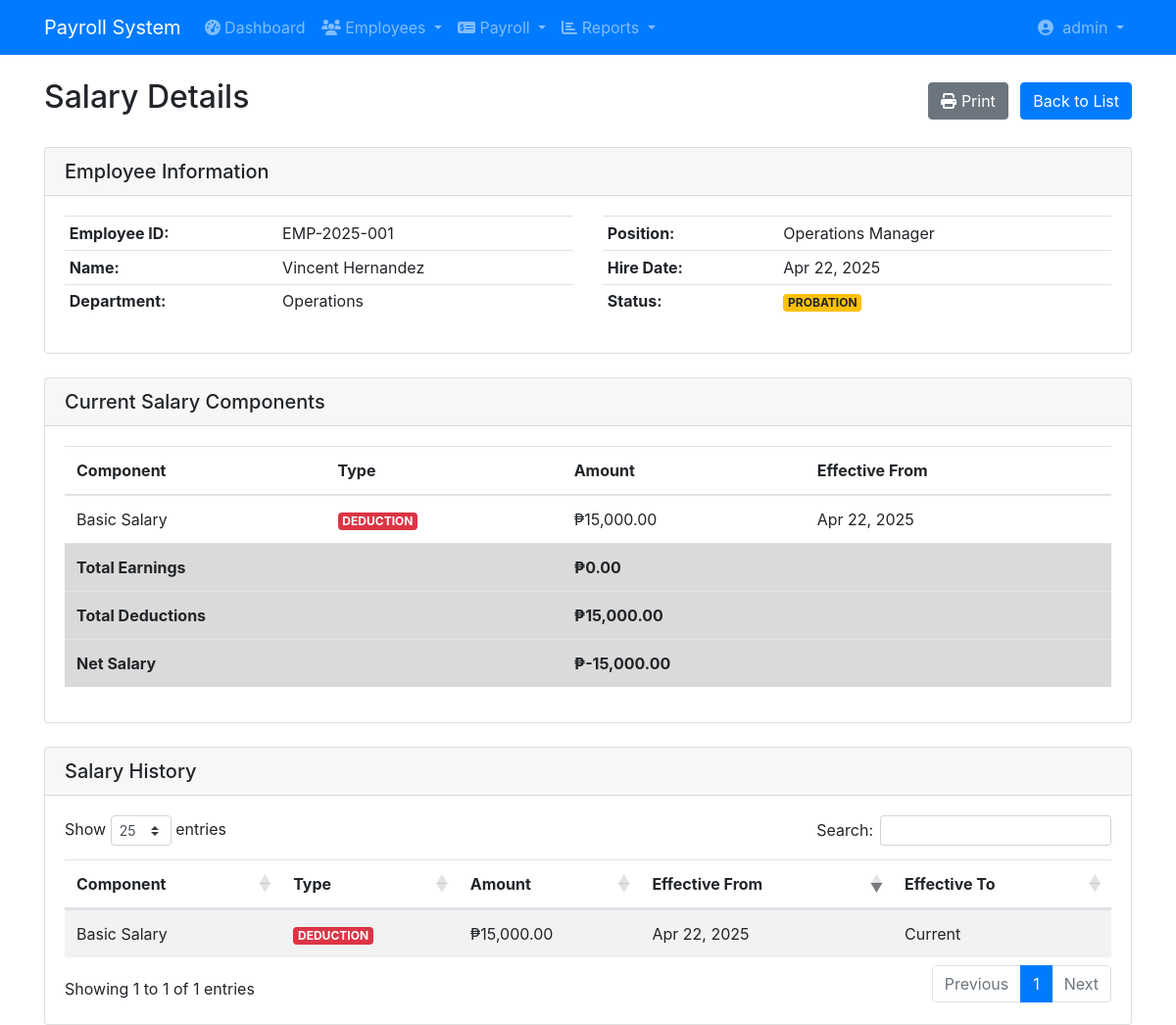
Page /payroll/view_salary.php?id=EMP-2025-001 (signed in) on the committed database.
### tables this page shows
CREATE TABLE `users` (
  `user_id` int(11) NOT NULL,
  `username` varchar(50) NOT NULL,
  `password` varchar(255) NOT NULL,
  `email` varchar(100) NOT NULL,
  `first_name` varchar(50) NOT NULL,
  `last_name` varchar(50) NOT NULL,
  `role` enum('admin','manager','hr','accountant','employee') NOT NULL,
  `status` enum('active','inactive','suspended') NOT NULL DEFAULT 'active',
  `last_login` datetime DEFAULT NULL,
  `password_reset_token` varchar(100) DEFAULT NULL,
  `password_reset_expires` datetime DEFAULT NULL,
  `created_at` timestamp NOT NULL DEFAULT current_timestamp(),
  `updated_at` timestamp NOT NULL DEFAULT current_timestamp() ON UPDATE current_timestamp()
);

CREATE TABLE `employees` (
  `employee_id` varchar(20) NOT NULL,
  `first_name` varchar(50) DEFAULT NULL,
  `last_name` varchar(50) DEFAULT NULL,
  `email` varchar(100) DEFAULT NULL,
  `password` varchar(255) NOT NULL,
  `phone` varchar(20) DEFAULT NULL,
  `date_of_birth` date DEFAULT NULL,
  `gender` varchar(10) DEFAULT NULL,
  `nationality` varchar(50) DEFAULT NULL,
  `marital_status` varchar(20) DEFAULT NULL,
  `hire_date` date DEFAULT NULL,
  `employment_status` varchar(20) DEFAULT NULL,
  `department_id` int(11) DEFAULT NULL,
  `position_id` int(11) DEFAULT NULL,
  `manager_id` varchar(20) DEFAULT NULL,
  `last_login` datetime DEFAULT NULL,
  `created_at` timestamp NOT NULL DEFAULT current_timestamp(),
  `updated_at` timestamp NOT NULL DEFAULT current_timestamp()
);

CREATE TABLE `departments` (
  `department_id` int(11) NOT NULL,
  `department_name` varchar(100) DEFAULT NULL,
  `department_head_id` varchar(20) DEFAULT NULL,
  `parent_department_id` int(11) DEFAULT NULL,
  `created_at` timestamp NOT NULL DEFAULT current_timestamp()
);

CREATE TABLE `positions` (
  `position_id` int(11) NOT NULL,
  `position_title` varchar(100) DEFAULT NULL,
  `job_grade` varchar(20) DEFAULT NULL,
  `job_family` varchar(50) DEFAULT NULL,
  `created_at` timestamp NOT NULL DEFAULT current_timestamp()
);

CREATE TABLE `employee_salary` (
  `employee_id` varchar(20) NOT NULL,
  `component_id` int(11) NOT NULL,
  `amount` decimal(10,2) DEFAULT NULL,
  `effective_from` date NOT NULL,
  `effective_to` date DEFAULT NULL
);

CREATE TABLE `salary_components` (
  `component_id` int(11) NOT NULL,
  `component_name` varchar(100) DEFAULT NULL,
  `component_type` varchar(20) DEFAULT NULL,
  `is_taxable` bit(1) DEFAULT NULL
);

### payroll/view_salary.php (the view, shortened to what this page needs)
<?php
require_once('config/database.php');
$employee_id = $_GET['id'];
$emp_query = "SELECT e.*, d.department_name, p.position_title
              FROM employees e
              LEFT JOIN departments d ON e.department_id = d.department_id
              LEFT JOIN positions p ON e.position_id = p.position_id
              WHERE e.employee_id = ?";
$stmt = $conn->prepare($emp_query);
$stmt->bind_param("s", $employee_id);
$stmt->execute();
$employee = $stmt->get_result()->fetch_assoc();
$current_query = "SELECT sc.component_name, sc.component_type, es.amount, es.effective_from
                 FROM employee_salary es
                 JOIN salary_components sc ON es.component_id = sc.component_id
                 WHERE es.employee_id = ?
                 AND (es.effective_to IS NULL OR es.effective_to >= CURDATE())
                 ORDER BY sc.component_type, sc.component_name";
$stmt = $conn->prepare($current_query);
$stmt->bind_param("s", $employee_id);
$stmt->execute();
$current_components = $stmt->get_result();
$total_query = "SELECT
                SUM(CASE WHEN sc.component_type = 'EARNING' THEN es.amount ELSE 0 END) as total_earnings,
                SUM(CASE WHEN sc.component_type = 'DEDUCTION' THEN es.amount ELSE 0 END) as total_deductions
                FROM employee_salary es
                JOIN salary_components sc ON es.component_id = sc.component_id
                WHERE es.employee_id = ?
                AND (es.effective_to IS NULL OR es.effective_to >= CURDATE())";
$stmt = $conn->prepare($total_query);
$stmt->bind_param("s", $employee_id);
$stmt->execute();
$totals = $stmt->get_result()->fetch_assoc();
$history_query = "SELECT sc.component_name, sc.component_type, es.amount,
                        es.effective_from, es.effective_to
                 FROM employee_salary es
                 JOIN salary_components sc ON es.component_id = sc.component_id
                 WHERE es.employee_id = ?
                 ORDER BY es.effective_from DESC, sc.component_type, sc.component_name";
$stmt = $conn->prepare($history_query);
$stmt->bind_param("s", $employee_id);
$stmt->execute();
$salary_history = $stmt->get_result();
?>
<!DOCTYPE html>
<html>
<head>
    <link rel="stylesheet" href="https://stackpath.bootstrapcdn.com/bootstrap/4.5.2/css/bootstrap.min.css">
    <link rel="stylesheet" href="https://cdn.datatables.net/1.10.22/css/dataTables.bootstrap4.min.css">
    <link rel="stylesheet" href="https://cdnjs.cloudflare.com/ajax/libs/font-awesome/5.15.4/css/all.min.css">
</head>
<body>
    <?php include 'includes/navbar.php'; ?>
    <div class="container mt-4">
        <div class="d-flex justify-content-between align-items-center mb-4">
            <h2>Salary Details</h2>
            <div>
                <button onclick="window.print()" class="btn btn-secondary mr-2">
                    <i class="fas fa-print"></i> Print
                </button>
                <a href="index.php" class="btn btn-primary">Back to List</a>
            </div>
        </div>
        <div class="card mb-4">
            <div class="card-header">
                <h5 class="mb-0">Employee Information</h5>
            </div>
            <div class="card-body">
                <div class="row">
                    <div class="col-md-6">
                        <table class="table table-sm">
                            <tr>
                                <th>Employee ID:</th>
                                <td><?php echo $employee['employee_id']; ?></td>
                            </tr>
                            <tr>
                                <th>Name:</th>
                                <td><?php echo $employee['first_name'] . ' ' . $employee['last_name']; ?></td>
                            </tr>
                            <tr>
                                <th>Department:</th>
                                <td><?php echo $employee['department_name']; ?></td>
                            </tr>
                        </table>
                    </div>
                    <div class="col-md-6">
                        <table class="table table-sm">
                            <tr>
                                <th>Position:</th>
                                <td><?php echo $employee['position_title']; ?></td>
                            </tr>
                            <tr>
                                <th>Hire Date:</th>
                                <td><?php echo date('M d, Y', strtotime($employee['hire_date'])); ?></td>
                            </tr>
                            <tr>
                                <th>Status:</th>
                                <td>
                                    <span class="badge badge-<?php echo $employee['employment_status'] == 'ACTIVE' ? 'success' : 'warning'; ?>">
                                        <?php echo $employee['employment_status']; ?>
                                    </span>
                                </td>
                            </tr>
                        </table>
                    </div>
                </div>
            </div>
        </div>
        <div class="card mb-4">
            <div class="card-header">
                <h5 class="mb-0">Current Salary Components</h5>
            </div>
            <div class="card-body">
                <div class="table-responsive">
                    <table class="table">
                        <thead>
                            <tr>
                                <th>Component</th>
                                <th>Type</th>
                                <th>Amount</th>
                                <th>Effective From</th>
                            </tr>
                        </thead>
                        <tbody>
                            <?php while($comp = $current_components->fetch_assoc()): ?>
                            <tr>
                                <td><?php echo $comp['component_name']; ?></td>
                                <td>
                                    <span class="badge badge-<?php
                                        echo $comp['component_type'] == 'EARNING' ? 'success' :
                                            ($comp['component_type'] == 'DEDUCTION' ? 'danger' : 'info');
                                    ?>">
                                        <?php echo $comp['component_type']; ?>
                                    </span>
                                </td>
                                <td>₱<?php echo number_format($comp['amount'], 2); ?></td>
                                <td><?php echo date('M d, Y', strtotime($comp['effective_from'])); ?></td>
                            </tr>
                            <?php endwhile; ?>
                            <tr class="table-active font-weight-bold">
                                <td colspan="2">Total Earnings</td>
                                <td colspan="2">₱<?php echo number_format($totals['total_earnings'], 2); ?></td>
                            </tr>
                            <tr class="table-active font-weight-bold">
                                <td colspan="2">Total Deductions</td>
                                <td colspan="2">₱<?php echo number_format($totals['total_deductions'], 2); ?></td>
                            </tr>
                            <tr class="table-active font-weight-bold">
                                <td colspan="2">Net Salary</td>
                                <td colspan="2">₱<?php echo number_format($totals['total_earnings'] - $totals['total_deductions'], 2); ?></td>
                            </tr>
                        </tbody>
                    </table>
                </div>
            </div>
        </div>
        <div class="card">
            <div class="card-header">
                <h5 class="mb-0">Salary History</h5>
            </div>
            <div class="card-body">
                <div class="table-responsive">
                    <table id="historyTable" class="table table-striped">
                        <thead>
                            <tr>
                                <th>Component</th>
                                <th>Type</th>
                                <th>Amount</th>
                                <th>Effective From</th>
                                <th>Effective To</th>
                            </tr>
                        </thead>
                        <tbody>
                            <?php while($history = $salary_history->fetch_assoc()): ?>
                            <tr>
                                <td><?php echo $history['component_name']; ?></td>
                                <td>
                                    <span class="badge badge-<?php
                                        echo $history['component_type'] == 'EARNING' ? 'success' :
                                            ($history['component_type'] == 'DEDUCTION' ? 'danger' : 'info');
                                    ?>">
                                        <?php echo $history['component_type']; ?>
                                    </span>
                                </td>
                                <td>₱<?php echo number_format($history['amount'], 2); ?></td>
                                <td><?php echo date('M d, Y', strtotime($history['effective_from'])); ?></td>
                                <td>
                                    <?php
                                    echo $history['effective_to']
                                        ? date('M d, Y', strtotime($history['effective_to']))
                                        : 'Current';
                                    ?>
                                </td>
                            </tr>
                            <?php endwhile; ?>
                        </tbody>
                    </table>
                </div>
            </div>
        </div>
    </div>
</body>
</html>

### payroll/includes/navbar.php (shortened to what this page needs)
<?php
$user_id = $_SESSION['user_id'];
$query = "SELECT first_name, last_name, role, username FROM users WHERE user_id = ?";
$stmt = $conn->prepare($query);
$stmt->bind_param('i', $user_id);
$stmt->execute();
$user = $stmt->get_result()->fetch_assoc();
?>
<nav class="navbar navbar-expand-lg navbar-dark bg-primary">
    <div class="container">
        <a class="navbar-brand" href="index.php">
            Payroll System
        </a>
        <div class="collapse navbar-collapse" id="navbarNav">
            <ul class="navbar-nav mr-auto">
                <li class="nav-item">
                    <a class="nav-link" href="index.php">
                        <i class="fas fa-tachometer-alt"></i> Dashboard
                    </a>
                </li>
                <li class="nav-item dropdown">
                    <a class="nav-link dropdown-toggle" href="#" data-toggle="dropdown">
                        <i class="fas fa-users"></i> Employees
                    </a>
                </li>
                <li class="nav-item dropdown">
                    <a class="nav-link dropdown-toggle" href="#" data-toggle="dropdown">
                        <i class="fas fa-money-check-alt"></i> Payroll
                    </a>
                </li>
                <li class="nav-item dropdown">
                    <a class="nav-link dropdown-toggle" href="#" data-toggle="dropdown">
                        <i class="fas fa-chart-bar"></i> Reports
                    </a>
                </li>
            </ul>
            <ul class="navbar-nav">
                <li class="nav-item dropdown">
                    <a class="nav-link dropdown-toggle" href="#" data-toggle="dropdown">
                        <i class="fas fa-user-circle"></i>&nbsp;
                        <?php echo $user['username']; ?>
                    </a>
                </li>
            </ul>
        </div>
    </div>
</nav>

### rows in the picture
users: username "admin"
employees: employee_id "EMP-2025-001", first_name "Vincent", last_name "Hernandez", department.department_name "Operations", position.position_title "Operations Manager", hire_date "Apr 22, 2025", employment_status "PROBATION"
employee_salary: component.component_name "Basic Salary", component.component_type "DEDUCTION", amount "15,000.00", effective_from "Apr 22, 2025", shows "Current"

### other values in the picture
$totals['total_earnings'] "0.00"
$totals['total_deductions'] "15,000.00"
$totals['total_earnings'] - $totals['total_deductions'] "-15,000.00"
